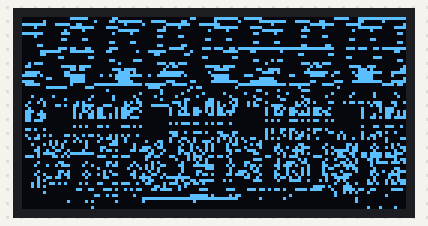
Bench run of a sketch on a simulated Arduino Uno, built with avr-gcc and run on an emulated ATmega328P. On the bench: 128×64 one-colour display. Wiring (inferred from the names in the program): DS1307 clock at I2C address 0x68. The local clock reads 2024-03-15 10:24:30 at power-on unless the sketch sets it; what the sketch prints to the serial monitor is not drawn.

Above: at 0.1 s.
At 1.1 s:
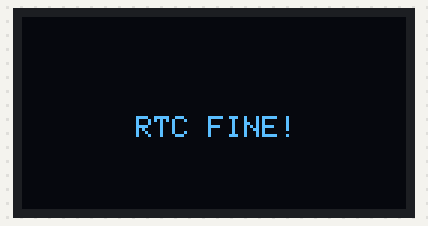
At 3.2 s:
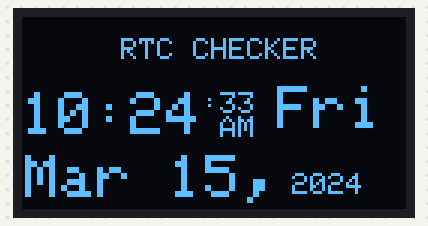
At 11.5 s:
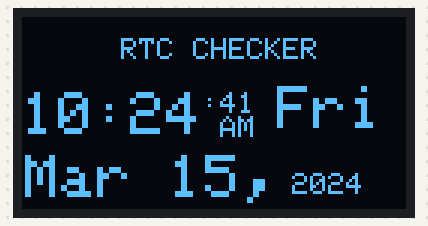
At 20.8 s:
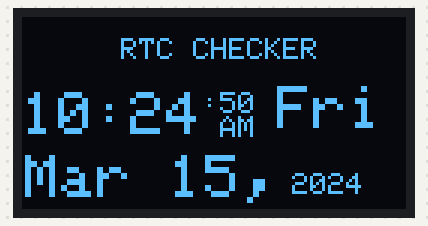
At 38.5 s:
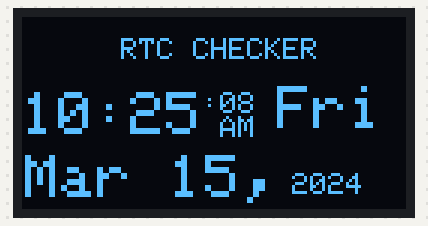

Measured:
- what the display in image 1 shows lasts 2.0 s, from 1.1 s to 3.1 s
- what the display in image 2 shows lasts 1.1 s, from 3.1 s to 4.2 s

The sketch:

rtc_checker.ino
```cpp
#include <Wire.h>
#include "RTClib.h"
#include <Adafruit_SSD1306.h>
#include <Adafruit_GFX.h>

#define SCREEN_WIDTH 128
#define SCREEN_HEIGHT 64
#define DS1307_CTRL_ID 0x68
#define OLED_RESET     4
Adafruit_SSD1306 display(SCREEN_WIDTH, SCREEN_HEIGHT, &Wire, OLED_RESET);
RTC_DS1307 RTC;
char daysOfTheWeek[7][12] = {"Sun", "Mon", "Tue", "Wed", "Thu", "Fri", "Sat"};
char monthOfTheYear[12][4] = {"Jan", "Feb", "Mar", "Apr", "May", "Jun", "Jul", "Aug", "Sep", "Oct", "Nov", "Dec"};
String tz;
long hours;

const unsigned char myBitmap [] PROGMEM =
{
  0x00, 0x00, 0xfc, 0x03, 0x00, 0x00, 0x00, 0xc0, 0xff, 0x3f, 0x00, 0x00,
 0x00, 0xf8, 0xff, 0xff, 0x01, 0x00, 0x00, 0x86, 0xff, 0x1f, 0x06, 0x00,
 0x80, 0x81, 0xff, 0x1f, 0x18, 0x00, 0xc0, 0x80, 0xff, 0x1f, 0x30, 0x00,
 0x20, 0x80, 0xff, 0x1f, 0xc0, 0x00, 0x10, 0x00, 0xff, 0x0f, 0x80, 0x01,
 0x08, 0x00, 0xff, 0x0f, 0x00, 0x01, 0x08, 0x00, 0xff, 0x0f, 0x00, 0x02,
 0x08, 0x00, 0xff, 0x0f, 0x00, 0x02, 0x08, 0x00, 0xfe, 0x07, 0x00, 0x02,
 0x08, 0x00, 0xfe, 0x07, 0x00, 0x02, 0x08, 0x00, 0xfe, 0x07, 0x00, 0x02,
 0x08, 0x00, 0x00, 0x00, 0x00, 0x06, 0x08, 0x00, 0x00, 0x00, 0x00, 0x06,
 0x08, 0x00, 0x00, 0x00, 0x00, 0x06, 0x0c, 0x00, 0x00, 0x00, 0x00, 0x06,
 0x0c, 0x00, 0x00, 0x00, 0x00, 0x06, 0x0c, 0x00, 0x00, 0x00, 0x00, 0x06,
 0x0c, 0x00, 0x00, 0x00, 0x00, 0x06, 0x0c, 0x00, 0x00, 0x00, 0x00, 0x06,
 0x0c, 0x00, 0x00, 0x00, 0x00, 0x06, 0x0c, 0x00, 0x00, 0x00, 0x00, 0x06,
 0x06, 0x00, 0x00, 0x00, 0x00, 0x06, 0x06, 0x00, 0x00, 0x00, 0x00, 0x06,
 0x06, 0x00, 0x00, 0x00, 0x00, 0x0e, 0xc6, 0x07, 0x00, 0x00, 0x7c, 0x0e,
 0xe6, 0xff, 0xff, 0xff, 0xff, 0x0e, 0xe6, 0xff, 0x03, 0xf8, 0xff, 0x0c,
 0x02, 0x3f, 0x00, 0x80, 0x1f, 0x0c, 0x02, 0x00, 0x00, 0x00, 0x00, 0x0c,
 0x03, 0x00, 0x00, 0x00, 0x00, 0x0c, 0x03, 0x00, 0x00, 0x00, 0x00, 0x0c,
 0x03, 0x00, 0x00, 0x00, 0x00, 0x0c, 0x03, 0x00, 0x00, 0x00, 0x00, 0x0c,
 0x03, 0x00, 0x00, 0x00, 0x00, 0x0c, 0x07, 0x00, 0x00, 0x00, 0x00, 0x06,
 0x07, 0x00, 0x00, 0x00, 0x00, 0x06, 0x16, 0x00, 0x00, 0x00, 0x00, 0x06,
 0x2e, 0x00, 0x00, 0x00, 0x80, 0x07, 0x6e, 0x00, 0x00, 0x00, 0x40, 0x07,
 0x6e, 0x00, 0x00, 0x00, 0x60, 0x07, 0xde, 0x00, 0x00, 0x00, 0xb0, 0x07,
 0xde, 0x00, 0x00, 0x00, 0xb0, 0x07, 0x9c, 0x01, 0x00, 0x00, 0xd8, 0x03,
 0xbc, 0x01, 0x00, 0x00, 0xf8, 0x03, 0x3c, 0x01, 0x00, 0x00, 0xe8, 0x03,
 0x7c, 0x03, 0x00, 0x00, 0xf4, 0x03, 0xfc, 0x02, 0x00, 0x00, 0xf4, 0x03,
 0xfc, 0xc2, 0xff, 0x1f, 0xfa, 0x03, 0xf8, 0x25, 0xff, 0x27, 0xfa, 0x01,
 0xf8, 0x38, 0x00, 0x60, 0xf9, 0x01, 0xf8, 0x10, 0x00, 0xc0, 0xf8, 0x01,
 0xf0, 0x00, 0x00, 0x00, 0xf8, 0x01, 0xf0, 0x00, 0x00, 0x00, 0xf8, 0x01,
 0xf0, 0x00, 0xf8, 0x00, 0xf8, 0x00, 0xe0, 0xc1, 0xff, 0x0f, 0xf8, 0x00,
 0xc0, 0xe3, 0xff, 0x1f, 0x7c, 0x00, 0x80, 0xff, 0xff, 0x7f, 0x3e, 0x00,
 0x00, 0xff, 0xff, 0x7f, 0x0f, 0x00, 0x00, 0xf6, 0x00, 0xfe, 0x07, 0x00,
 0x00, 0x3c, 0x00, 0xb0, 0x01, 0x00, 0x00, 0x08, 0x00, 0x40, 0x00, 0x00
};

void setSQW(uint8_t value)
{
  Wire.beginTransmission(DS1307_CTRL_ID);
  Wire.write(7);
  Wire.write(value);
  Wire.endTransmission();
}

void setup()
{
  Serial.begin(9600);
  if (!display.begin(SSD1306_SWITCHCAPVCC, 0x3C))
  {
    Serial.println(F("SSD1306 allocation failed"));
    for (;;);
  }
  display.clearDisplay();
  display.drawBitmap(0, 0, myBitmap, 128, 64, WHITE);
  display.display();
  delay(1000);
  Wire.begin();
  RTC.begin();
  Wire.beginTransmission(0x68);
  Wire.write(1);
  if(Wire.endTransmission()!=0)
  {
    display.clearDisplay();
    display.setTextSize(1);
    display.setTextColor(WHITE);
    display.setCursor(34,33);
    display.print("FAULTY RTC");
    display.display();
    delay(2000);
  }
  else
  {
    display.clearDisplay();
    display.setTextSize(1);
    display.setTextColor(WHITE);
    display.setCursor(38,33);
    display.print("RTC FINE!");
    display.display();
    delay(2000);
  }
  if (!RTC.isrunning())
  {
    Serial.println("RTC is not running");
    RTC.adjust(DateTime(F(__DATE__), F(__TIME__)));
  }
  setSQW(0x10);
}

void loop()
{
  DateTime now = RTC.now();
  display.clearDisplay();
  display.setTextSize(1);
  display.setCursor(33,7);
  display.print("RTC CHECKER");
  display.setTextSize(2);
  display.setTextColor(WHITE);
  display.setCursor(0, 25);
  if (now.hour() >= 12)
  {
    hours = now.hour() - 12;
    if (hours == 0)
    {
      hours = 12;
    }
  }
  else
  {
    hours = now.hour();
  }
  if (hours <= 9)
  {
    display.print("0");
  }
  display.print(hours, DEC);
  display.print(":");
  if (now.minute() <= 9)
  {
    display.print("0");
  }
  display.print(now.minute(), DEC);
  display.setTextSize(1);
  display.print(":");
  if (now.second() <= 9)
  {
    display.print("0");
  }
  display.print(now.second(), DEC);
  display.setTextSize(1);
  display.setCursor(66, 33);
  if(now.hour()<12 ? tz = "AM" : tz = "PM")
  display.print(tz);
  display.setTextSize(2);
  display.setCursor(85, 23);
  display.print(daysOfTheWeek[now.dayOfTheWeek()]);
  display.setTextSize(2);
  display.setCursor(1, 46);
  display.print(monthOfTheYear[now.month()-1]);
  display.print(" ");
  display.print(now.day(),DEC);
  display.print(",");
  display.setTextSize(1);
  display.setCursor(90,52);
  display.print(now.year(),DEC);
  display.display();

// -----------------------------------------------------------------------------------------------------------------------

  Serial.print(now.day(), DEC);
  Serial.print('/');
  Serial.print(now.month(), DEC);
  Serial.print('/');
  Serial.print(now.year(), DEC);
  Serial.print(" - ");
  Serial.print(daysOfTheWeek[now.dayOfTheWeek()]);
  Serial.print(" ");
  Serial.print(now.hour(), DEC);
  Serial.print(':');
  Serial.print(now.minute(), DEC);
  Serial.print(':');
  Serial.print(now.second(), DEC);
  Serial.print(" ");
  Serial.print(tz);
  Serial.print('\t');
  Serial.print( F("Compiled: "));
  Serial.print( F(__DATE__));
  Serial.print( F(", "));
  Serial.print( F(__TIME__));
  Serial.print( F(", "));
  Serial.println( F(__VERSION__));
  Serial.println();
  delay(1000);
}
```
